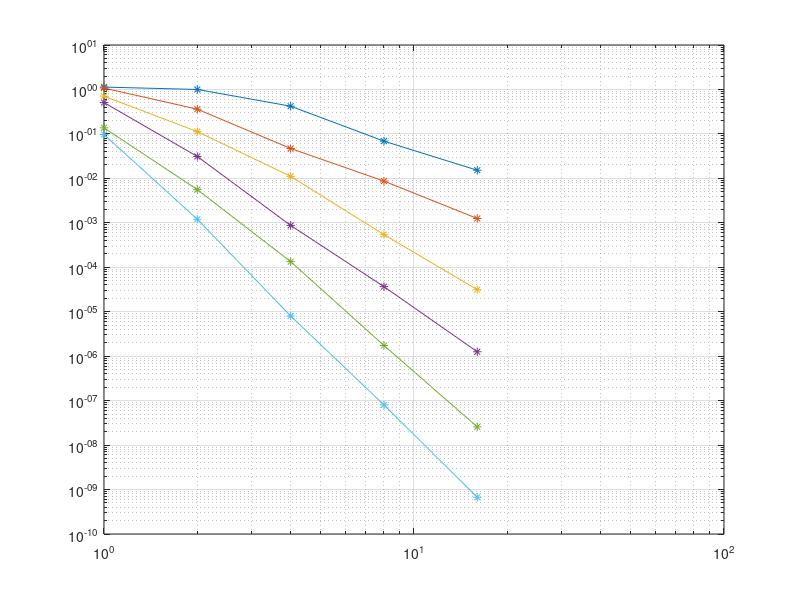

This figure's MATLAB source:
close all;
clear all;

%% l2 [Order][Mesh]

%% f = Sin(10x)

h = [1, 1/2, 1/4, 1/8, 1/16];
p = [1:6];

l2 = ...
    [...
        +1.131157e+00 , +9.999165e-01 , +4.203117e-01 , +6.871403e-02 , +1.523634e-02 ; ...
        +1.075659e+00 , +3.597880e-01 , +4.704935e-02 , +8.682276e-03 , +1.250639e-03 ; ...
        +7.064195e-01 , +1.127492e-01 , +1.110520e-02 , +5.421357e-04 , +3.137385e-05 ; ...
        +5.071560e-01 , +3.107026e-02 , +8.747209e-04 , +3.669071e-05 , +1.256389e-06 ; ...
        +1.371007e-01 , +5.591266e-03 , +1.340372e-04 , +1.739642e-06 , +2.567651e-08 ; ...
        +9.687180e-02 , +1.204240e-03 , +8.040093e-06 , +8.001286e-08 , +6.699255e-10 ; ...
    ];

P = size(p, 2);
H = size(h, 2);

delta = zeros(P, H - 1);

for i = 1:H-1
    delta(:, i) = ...
        (log10(l2(:, i + 1)) - log10(l2(:, i))) / ...
        (log10(1/h(i + 1))   - log10(1/h(i)));
end

delta

figure;
loglog(1./h, l2', '-*');
grid;
